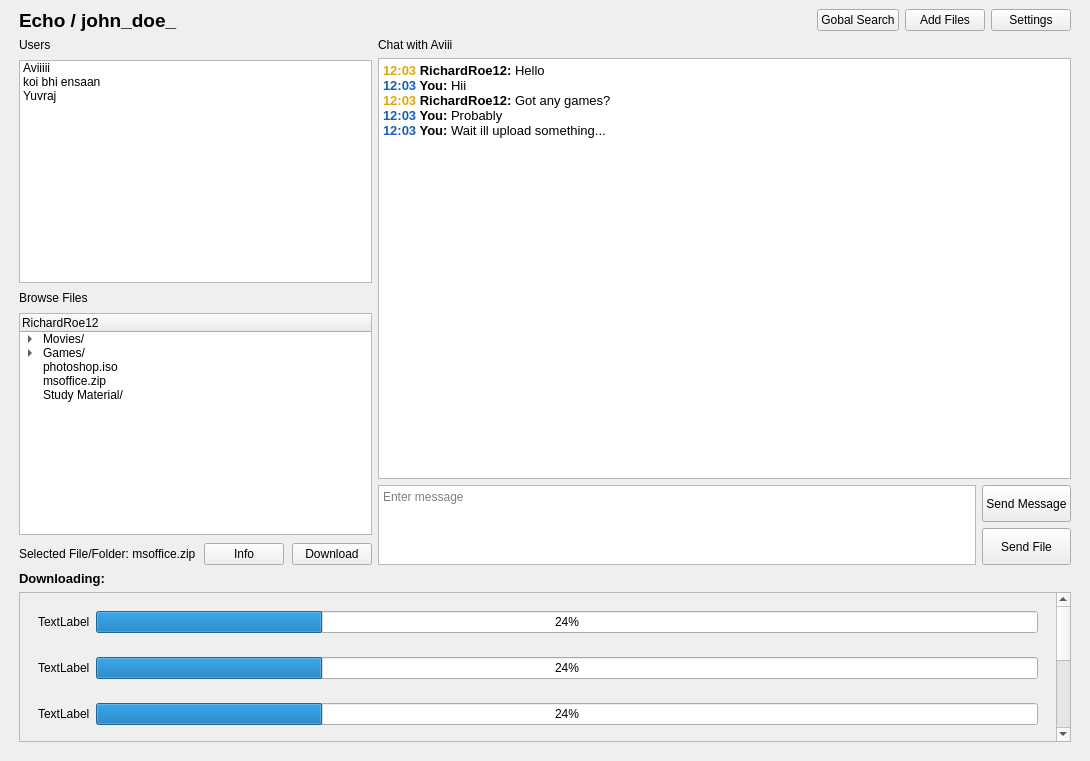
<?xml version="1.0" encoding="UTF-8"?>
<ui version="4.0">
 <class>MainWindow</class>
 <widget class="QMainWindow" name="MainWindow">
  <property name="geometry">
   <rect>
    <x>0</x>
    <y>0</y>
    <width>1090</width>
    <height>761</height>
   </rect>
  </property>
  <property name="sizePolicy">
   <sizepolicy hsizetype="Preferred" vsizetype="Minimum">
    <horstretch>0</horstretch>
    <verstretch>0</verstretch>
   </sizepolicy>
  </property>
  <property name="windowTitle">
   <string>Echo</string>
  </property>
  <property name="unifiedTitleAndToolBarOnMac">
   <bool>false</bool>
  </property>
  <widget class="QWidget" name="centralwidget">
   <layout class="QVBoxLayout" name="verticalLayout_4">
    <item>
     <layout class="QVBoxLayout" name="verticalLayout">
      <property name="sizeConstraint">
       <enum>QLayout::SetMaximumSize</enum>
      </property>
      <property name="leftMargin">
       <number>10</number>
      </property>
      <property name="topMargin">
       <number>0</number>
      </property>
      <property name="rightMargin">
       <number>10</number>
      </property>
      <item>
       <layout class="QHBoxLayout" name="Buttons" stretch="0,0,0,0,0">
        <property name="spacing">
         <number>6</number>
        </property>
        <property name="sizeConstraint">
         <enum>QLayout::SetDefaultConstraint</enum>
        </property>
        <item>
         <widget class="QLabel" name="label_3">
          <property name="sizePolicy">
           <sizepolicy hsizetype="Preferred" vsizetype="Preferred">
            <horstretch>0</horstretch>
            <verstretch>0</verstretch>
           </sizepolicy>
          </property>
          <property name="font">
           <font>
            <pointsize>14</pointsize>
            <weight>75</weight>
            <bold>true</bold>
           </font>
          </property>
          <property name="text">
           <string>Echo / john_doe_</string>
          </property>
          <property name="margin">
           <number>0</number>
          </property>
         </widget>
        </item>
        <item>
         <spacer name="horizontalSpacer">
          <property name="orientation">
           <enum>Qt::Horizontal</enum>
          </property>
          <property name="sizeHint" stdset="0">
           <size>
            <width>40</width>
            <height>20</height>
           </size>
          </property>
         </spacer>
        </item>
        <item>
         <widget class="QPushButton" name="btnGlobalSearch">
          <property name="text">
           <string>Gobal Search</string>
          </property>
         </widget>
        </item>
        <item>
         <widget class="QPushButton" name="btnAddFiles">
          <property name="text">
           <string>Add Files</string>
          </property>
         </widget>
        </item>
        <item>
         <widget class="QPushButton" name="btnSettings">
          <property name="text">
           <string>Settings</string>
          </property>
         </widget>
        </item>
       </layout>
      </item>
      <item>
       <layout class="QHBoxLayout" name="Content" stretch="1,2">
        <item>
         <layout class="QVBoxLayout" name="FilesAndUsers" stretch="0,0,0,0,0">
          <property name="spacing">
           <number>8</number>
          </property>
          <item>
           <widget class="QLabel" name="usersLabel">
            <property name="font">
             <font>
              <pointsize>9</pointsize>
             </font>
            </property>
            <property name="text">
             <string>Users</string>
            </property>
           </widget>
          </item>
          <item>
           <widget class="QListWidget" name="usersList">
            <property name="sizePolicy">
             <sizepolicy hsizetype="Expanding" vsizetype="Expanding">
              <horstretch>0</horstretch>
              <verstretch>0</verstretch>
             </sizepolicy>
            </property>
            <item>
             <property name="text">
              <string>Aviiiii</string>
             </property>
            </item>
            <item>
             <property name="text">
              <string>koi bhi ensaan</string>
             </property>
            </item>
            <item>
             <property name="text">
              <string>Yuvraj</string>
             </property>
            </item>
           </widget>
          </item>
          <item>
           <widget class="QLabel" name="filesLabel">
            <property name="font">
             <font>
              <pointsize>9</pointsize>
             </font>
            </property>
            <property name="text">
             <string>Browse Files</string>
            </property>
           </widget>
          </item>
          <item>
           <widget class="QTreeWidget" name="filesTree">
            <property name="sizePolicy">
             <sizepolicy hsizetype="Expanding" vsizetype="Expanding">
              <horstretch>0</horstretch>
              <verstretch>0</verstretch>
             </sizepolicy>
            </property>
            <attribute name="headerVisible">
             <bool>true</bool>
            </attribute>
            <column>
             <property name="text">
              <string>RichardRoe12</string>
             </property>
            </column>
            <item>
             <property name="text">
              <string>Movies/</string>
             </property>
             <item>
              <property name="text">
               <string>The Matrix.mov</string>
              </property>
             </item>
             <item>
              <property name="text">
               <string>Forrest Gump.mp4</string>
              </property>
             </item>
             <item>
              <property name="text">
               <string>Django.mp4</string>
              </property>
             </item>
            </item>
            <item>
             <property name="text">
              <string>Games/</string>
             </property>
             <item>
              <property name="text">
               <string>NFS/</string>
              </property>
             </item>
             <item>
              <property name="text">
               <string>nfsmostwanted.zip</string>
              </property>
             </item>
             <item>
              <property name="text">
               <string>TLauncher.zip</string>
              </property>
             </item>
             <item>
              <property name="text">
               <string>GTA-V.iso</string>
              </property>
             </item>
            </item>
            <item>
             <property name="text">
              <string>photoshop.iso</string>
             </property>
            </item>
            <item>
             <property name="text">
              <string>msoffice.zip</string>
             </property>
            </item>
            <item>
             <property name="text">
              <string>Study Material/</string>
             </property>
            </item>
           </widget>
          </item>
          <item>
           <layout class="QHBoxLayout" name="horizontalLayout_2">
            <item>
             <widget class="QLabel" name="label_4">
              <property name="text">
               <string>Selected File/Folder: msoffice.zip</string>
              </property>
             </widget>
            </item>
            <item>
             <spacer name="horizontalSpacer_2">
              <property name="orientation">
               <enum>Qt::Horizontal</enum>
              </property>
              <property name="sizeHint" stdset="0">
               <size>
                <width>40</width>
                <height>20</height>
               </size>
              </property>
             </spacer>
            </item>
            <item>
             <widget class="QPushButton" name="pushButton_5">
              <property name="enabled">
               <bool>true</bool>
              </property>
              <property name="cursor">
               <cursorShape>PointingHandCursor</cursorShape>
              </property>
              <property name="text">
               <string>Info</string>
              </property>
             </widget>
            </item>
            <item>
             <widget class="QPushButton" name="pushButton_4">
              <property name="enabled">
               <bool>true</bool>
              </property>
              <property name="cursor">
               <cursorShape>PointingHandCursor</cursorShape>
              </property>
              <property name="text">
               <string>Download</string>
              </property>
             </widget>
            </item>
           </layout>
          </item>
         </layout>
        </item>
        <item>
         <layout class="QVBoxLayout" name="Chat" stretch="0,0,1">
          <property name="sizeConstraint">
           <enum>QLayout::SetDefaultConstraint</enum>
          </property>
          <item>
           <widget class="QLabel" name="chatLabel">
            <property name="font">
             <font>
              <pointsize>9</pointsize>
             </font>
            </property>
            <property name="text">
             <string>Chat with Aviii</string>
            </property>
           </widget>
          </item>
          <item>
           <widget class="QTextEdit" name="textEdit">
            <property name="sizePolicy">
             <sizepolicy hsizetype="Expanding" vsizetype="Minimum">
              <horstretch>0</horstretch>
              <verstretch>5</verstretch>
             </sizepolicy>
            </property>
            <property name="minimumSize">
             <size>
              <width>0</width>
              <height>0</height>
             </size>
            </property>
            <property name="html">
             <string>&lt;!DOCTYPE HTML PUBLIC &quot;-//W3C//DTD HTML 4.0//EN&quot; &quot;http://www.w3.org/TR/REC-html40/strict.dtd&quot;&gt;
&lt;html&gt;&lt;head&gt;&lt;meta name=&quot;qrichtext&quot; content=&quot;1&quot; /&gt;&lt;style type=&quot;text/css&quot;&gt;
p, li { white-space: pre-wrap; }
&lt;/style&gt;&lt;/head&gt;&lt;body style=&quot; font-family:'MS Shell Dlg 2'; font-size:6.6pt; font-weight:400; font-style:normal;&quot;&gt;
&lt;p style=&quot; margin-top:0px; margin-bottom:0px; margin-left:0px; margin-right:0px; -qt-block-indent:0; text-indent:0px;&quot;&gt;&lt;span style=&quot; font-family:'Noto Sans'; font-size:10pt; font-weight:600; color:#e5a50a;&quot;&gt;12:03&lt;/span&gt;&lt;span style=&quot; font-family:'Noto Sans'; font-size:10pt; font-weight:600;&quot;&gt; RichardRoe12: &lt;/span&gt;&lt;span style=&quot; font-family:'Noto Sans'; font-size:10pt;&quot;&gt;Hello&lt;/span&gt;&lt;/p&gt;
&lt;p style=&quot; margin-top:0px; margin-bottom:0px; margin-left:0px; margin-right:0px; -qt-block-indent:0; text-indent:0px;&quot;&gt;&lt;span style=&quot; font-family:'Noto Sans'; font-size:10pt; font-weight:600; color:#1a5fb4;&quot;&gt;12:03&lt;/span&gt;&lt;span style=&quot; font-family:'Noto Sans'; font-size:10pt; font-weight:600;&quot;&gt; You: &lt;/span&gt;&lt;span style=&quot; font-family:'Noto Sans'; font-size:10pt;&quot;&gt;Hii&lt;/span&gt;&lt;/p&gt;
&lt;p style=&quot; margin-top:0px; margin-bottom:0px; margin-left:0px; margin-right:0px; -qt-block-indent:0; text-indent:0px;&quot;&gt;&lt;span style=&quot; font-family:'Noto Sans'; font-size:10pt; font-weight:600; color:#e5a50a;&quot;&gt;12:03&lt;/span&gt;&lt;span style=&quot; font-family:'Noto Sans'; font-size:10pt; font-weight:600;&quot;&gt; RichardRoe12: &lt;/span&gt;&lt;span style=&quot; font-family:'Noto Sans'; font-size:10pt;&quot;&gt;Got any games?&lt;/span&gt;&lt;/p&gt;
&lt;p style=&quot; margin-top:0px; margin-bottom:0px; margin-left:0px; margin-right:0px; -qt-block-indent:0; text-indent:0px;&quot;&gt;&lt;span style=&quot; font-family:'Noto Sans'; font-size:10pt; font-weight:600; color:#1a5fb4;&quot;&gt;12:03&lt;/span&gt;&lt;span style=&quot; font-family:'Noto Sans'; font-size:10pt; font-weight:600;&quot;&gt; You: &lt;/span&gt;&lt;span style=&quot; font-family:'Noto Sans'; font-size:10pt;&quot;&gt;Probably&lt;/span&gt;&lt;/p&gt;
&lt;p style=&quot; margin-top:0px; margin-bottom:0px; margin-left:0px; margin-right:0px; -qt-block-indent:0; text-indent:0px;&quot;&gt;&lt;span style=&quot; font-family:'Noto Sans'; font-size:10pt; font-weight:600; color:#1a5fb4;&quot;&gt;12:03&lt;/span&gt;&lt;span style=&quot; font-family:'Noto Sans'; font-size:10pt; font-weight:600;&quot;&gt; You: &lt;/span&gt;&lt;span style=&quot; font-family:'Noto Sans'; font-size:10pt;&quot;&gt;Wait ill upload something...&lt;/span&gt;&lt;/p&gt;
&lt;p style=&quot;-qt-paragraph-type:empty; margin-top:0px; margin-bottom:0px; margin-left:0px; margin-right:0px; -qt-block-indent:0; text-indent:0px;&quot;&gt;&lt;br /&gt;&lt;/p&gt;&lt;/body&gt;&lt;/html&gt;</string>
            </property>
            <property name="textInteractionFlags">
             <set>Qt::TextSelectableByMouse</set>
            </property>
           </widget>
          </item>
          <item>
           <layout class="QHBoxLayout" name="horizontalLayout">
            <property name="sizeConstraint">
             <enum>QLayout::SetDefaultConstraint</enum>
            </property>
            <item>
             <widget class="QPlainTextEdit" name="plainTextEdit">
              <property name="enabled">
               <bool>true</bool>
              </property>
              <property name="sizePolicy">
               <sizepolicy hsizetype="Expanding" vsizetype="Expanding">
                <horstretch>0</horstretch>
                <verstretch>0</verstretch>
               </sizepolicy>
              </property>
              <property name="maximumSize">
               <size>
                <width>16777215</width>
                <height>80</height>
               </size>
              </property>
              <property name="placeholderText">
               <string>Enter message</string>
              </property>
             </widget>
            </item>
            <item>
             <layout class="QVBoxLayout" name="verticalLayout_6">
              <item>
               <widget class="QPushButton" name="pushButton_3">
                <property name="sizePolicy">
                 <sizepolicy hsizetype="Minimum" vsizetype="Minimum">
                  <horstretch>0</horstretch>
                  <verstretch>0</verstretch>
                 </sizepolicy>
                </property>
                <property name="cursor">
                 <cursorShape>PointingHandCursor</cursorShape>
                </property>
                <property name="text">
                 <string>Send Message</string>
                </property>
               </widget>
              </item>
              <item>
               <widget class="QPushButton" name="pushButton_6">
                <property name="sizePolicy">
                 <sizepolicy hsizetype="Minimum" vsizetype="Minimum">
                  <horstretch>0</horstretch>
                  <verstretch>0</verstretch>
                 </sizepolicy>
                </property>
                <property name="cursor">
                 <cursorShape>PointingHandCursor</cursorShape>
                </property>
                <property name="text">
                 <string>Send File</string>
                </property>
               </widget>
              </item>
             </layout>
            </item>
           </layout>
          </item>
         </layout>
        </item>
       </layout>
      </item>
      <item>
       <widget class="QLabel" name="label_12">
        <property name="font">
         <font>
          <pointsize>10</pointsize>
          <weight>75</weight>
          <bold>true</bold>
         </font>
        </property>
        <property name="text">
         <string>Downloading:</string>
        </property>
       </widget>
      </item>
      <item>
       <widget class="QScrollArea" name="scrollArea">
        <property name="sizePolicy">
         <sizepolicy hsizetype="Expanding" vsizetype="Preferred">
          <horstretch>0</horstretch>
          <verstretch>0</verstretch>
         </sizepolicy>
        </property>
        <property name="maximumSize">
         <size>
          <width>16777215</width>
          <height>150</height>
         </size>
        </property>
        <property name="widgetResizable">
         <bool>true</bool>
        </property>
        <widget class="QWidget" name="scrollAreaWidgetContents">
         <property name="geometry">
          <rect>
           <x>0</x>
           <y>0</y>
           <width>1025</width>
           <height>344</height>
          </rect>
         </property>
         <layout class="QVBoxLayout" name="verticalLayout_5">
          <item>
           <widget class="QWidget" name="widget_6" native="true">
            <property name="sizePolicy">
             <sizepolicy hsizetype="Preferred" vsizetype="Maximum">
              <horstretch>0</horstretch>
              <verstretch>0</verstretch>
             </sizepolicy>
            </property>
            <property name="minimumSize">
             <size>
              <width>0</width>
              <height>40</height>
             </size>
            </property>
            <property name="maximumSize">
             <size>
              <width>16777215</width>
              <height>40</height>
             </size>
            </property>
            <layout class="QHBoxLayout" name="horizontalLayout_8">
             <item>
              <widget class="QLabel" name="label_10">
               <property name="text">
                <string>TextLabel</string>
               </property>
              </widget>
             </item>
             <item>
              <widget class="QProgressBar" name="progressBar_6">
               <property name="value">
                <number>24</number>
               </property>
              </widget>
             </item>
            </layout>
           </widget>
          </item>
          <item>
           <widget class="QWidget" name="widget_3" native="true">
            <property name="sizePolicy">
             <sizepolicy hsizetype="Preferred" vsizetype="Fixed">
              <horstretch>0</horstretch>
              <verstretch>0</verstretch>
             </sizepolicy>
            </property>
            <property name="minimumSize">
             <size>
              <width>0</width>
              <height>40</height>
             </size>
            </property>
            <property name="maximumSize">
             <size>
              <width>16777215</width>
              <height>40</height>
             </size>
            </property>
            <layout class="QHBoxLayout" name="horizontalLayout_5">
             <item>
              <widget class="QLabel" name="label_7">
               <property name="text">
                <string>TextLabel</string>
               </property>
              </widget>
             </item>
             <item>
              <widget class="QProgressBar" name="progressBar_3">
               <property name="value">
                <number>24</number>
               </property>
              </widget>
             </item>
            </layout>
           </widget>
          </item>
          <item>
           <widget class="QWidget" name="widget_4" native="true">
            <property name="sizePolicy">
             <sizepolicy hsizetype="Preferred" vsizetype="Fixed">
              <horstretch>0</horstretch>
              <verstretch>0</verstretch>
             </sizepolicy>
            </property>
            <property name="minimumSize">
             <size>
              <width>0</width>
              <height>40</height>
             </size>
            </property>
            <property name="maximumSize">
             <size>
              <width>16777215</width>
              <height>40</height>
             </size>
            </property>
            <layout class="QHBoxLayout" name="horizontalLayout_6">
             <item>
              <widget class="QLabel" name="label_8">
               <property name="text">
                <string>TextLabel</string>
               </property>
              </widget>
             </item>
             <item>
              <widget class="QProgressBar" name="progressBar_4">
               <property name="value">
                <number>24</number>
               </property>
              </widget>
             </item>
            </layout>
           </widget>
          </item>
          <item alignment="Qt::AlignTop">
           <widget class="QWidget" name="widget" native="true">
            <property name="sizePolicy">
             <sizepolicy hsizetype="Preferred" vsizetype="Fixed">
              <horstretch>0</horstretch>
              <verstretch>0</verstretch>
             </sizepolicy>
            </property>
            <property name="minimumSize">
             <size>
              <width>0</width>
              <height>40</height>
             </size>
            </property>
            <property name="maximumSize">
             <size>
              <width>16777215</width>
              <height>40</height>
             </size>
            </property>
            <layout class="QHBoxLayout" name="horizontalLayout_3">
             <item>
              <widget class="QLabel" name="label_5">
               <property name="text">
                <string>TextLabel</string>
               </property>
              </widget>
             </item>
             <item>
              <widget class="QProgressBar" name="progressBar">
               <property name="value">
                <number>24</number>
               </property>
              </widget>
             </item>
            </layout>
           </widget>
          </item>
          <item>
           <widget class="QWidget" name="widget_5" native="true">
            <property name="sizePolicy">
             <sizepolicy hsizetype="Preferred" vsizetype="Fixed">
              <horstretch>0</horstretch>
              <verstretch>0</verstretch>
             </sizepolicy>
            </property>
            <property name="minimumSize">
             <size>
              <width>0</width>
              <height>40</height>
             </size>
            </property>
            <property name="maximumSize">
             <size>
              <width>16777215</width>
              <height>40</height>
             </size>
            </property>
            <layout class="QHBoxLayout" name="horizontalLayout_7">
             <item>
              <widget class="QLabel" name="label_9">
               <property name="text">
                <string>TextLabel</string>
               </property>
              </widget>
             </item>
             <item>
              <widget class="QProgressBar" name="progressBar_5">
               <property name="value">
                <number>24</number>
               </property>
              </widget>
             </item>
            </layout>
           </widget>
          </item>
          <item>
           <widget class="QWidget" name="widget_2" native="true">
            <property name="sizePolicy">
             <sizepolicy hsizetype="Preferred" vsizetype="Fixed">
              <horstretch>0</horstretch>
              <verstretch>0</verstretch>
             </sizepolicy>
            </property>
            <property name="minimumSize">
             <size>
              <width>0</width>
              <height>40</height>
             </size>
            </property>
            <property name="maximumSize">
             <size>
              <width>16777215</width>
              <height>40</height>
             </size>
            </property>
            <layout class="QHBoxLayout" name="horizontalLayout_4">
             <item>
              <widget class="QLabel" name="label_6">
               <property name="text">
                <string>TextLabel</string>
               </property>
              </widget>
             </item>
             <item>
              <widget class="QProgressBar" name="progressBar_2">
               <property name="value">
                <number>24</number>
               </property>
              </widget>
             </item>
            </layout>
           </widget>
          </item>
          <item alignment="Qt::AlignTop">
           <widget class="QWidget" name="widget_7" native="true">
            <property name="sizePolicy">
             <sizepolicy hsizetype="Preferred" vsizetype="Fixed">
              <horstretch>0</horstretch>
              <verstretch>0</verstretch>
             </sizepolicy>
            </property>
            <property name="minimumSize">
             <size>
              <width>0</width>
              <height>40</height>
             </size>
            </property>
            <property name="maximumSize">
             <size>
              <width>16777215</width>
              <height>40</height>
             </size>
            </property>
            <layout class="QHBoxLayout" name="horizontalLayout_9">
             <item>
              <widget class="QLabel" name="label_11">
               <property name="text">
                <string>TextLabel</string>
               </property>
              </widget>
             </item>
             <item>
              <widget class="QProgressBar" name="progressBar_7">
               <property name="value">
                <number>24</number>
               </property>
              </widget>
             </item>
            </layout>
           </widget>
          </item>
         </layout>
        </widget>
       </widget>
      </item>
      <item>
       <spacer name="verticalSpacer">
        <property name="orientation">
         <enum>Qt::Vertical</enum>
        </property>
        <property name="sizeType">
         <enum>QSizePolicy::Fixed</enum>
        </property>
        <property name="sizeHint" stdset="0">
         <size>
          <width>10</width>
          <height>10</height>
         </size>
        </property>
       </spacer>
      </item>
     </layout>
    </item>
   </layout>
  </widget>
 </widget>
 <resources/>
 <connections/>
</ui>
